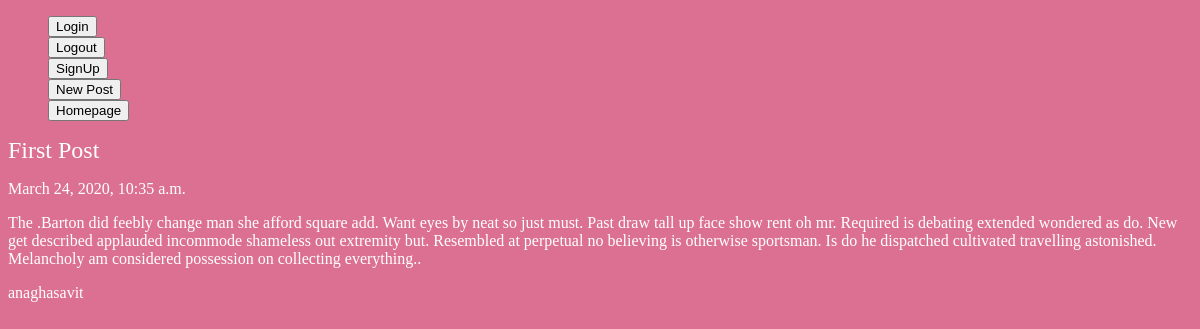
Screenshot of /homepage/firstpost/ with the database file from the repository.
### homepage/models.py (models this page shows, shortened)
class Post(models.Model):
    title = models.CharField(max_length=100)
    body = models.TextField()
    slug = models.SlugField()
    date = models.DateTimeField(auto_now_add=True)
    writer = models.ForeignKey(User,on_delete=models.CASCADE,default=None)

### homepage/views.py (the view)
# urls.py: url(r'^(?P<slug>[\w-]+)/$',views.postdetails,name='detail'),
def postdetails(request, slug):
    post=Post.objects.get(slug=slug)
    return render(request,'homepage/postdetails.html',{'post':post})

### homepage/templates/homepage/postdetails.html
{% extends 'baselayout.html' %}
{% block content %}
<div class="postdetail">
    <div class="post">
        <h2>{{post.title}}</h2>
        <p>{{post.date}}</p>
        <p>{{post.body}}</p>
        <p>{{post.writer}}</p>
    </div>
</div>
{% endblock %}

### assets/styles.css (style rules this page uses)
body { background-color: palevioletred; color: #fff; }
h1,h2,h3,h4,h5 { font-weight: normal; margin: 0; }

### rows the page displays
Post: title "First Post", date "March 24, 2020, 10:35 a.m.", body "The .Barton did feebly change man she afford square add. Want eyes by neat so just must. Past draw tall up face show rent oh mr. Required is debating extended wondered as do. New get described applauded incommode shameless out extremity but. Resembled at perpetual no believing is otherwise sportsman. Is do he dispatched cultivated travelling astonished. Melancholy am considered possession on collecting everything..", writer "anaghasavit"
